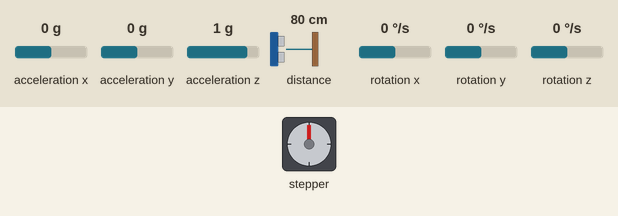
Bench run of a sketch on a simulated Arduino Uno, built with avr-gcc and run on an emulated ATmega328P. Shown: stepper motor. The inputs (shaded band) are chosen by the test bench; at power-on: acceleration y 0 g, acceleration x 0 g, acceleration z 1 g, distance to the obstacle 80 cm, rotation x 0 °/s, rotation y 0 °/s, rotation z 0 °/s. Stepper angles assume 200 steps per turn; what the sketch prints to the serial monitor is not drawn.

Above: at 1.2 s.
1.3 s: acceleration y set to -1.4 g
At 3.7 s:
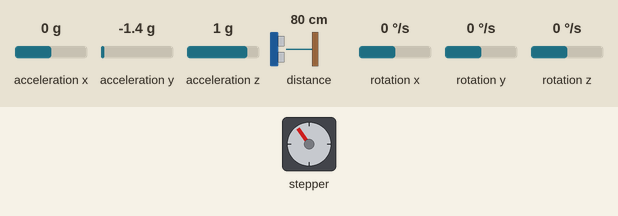
4.3 s: acceleration y set to 1.4 g
At 5.03 s:
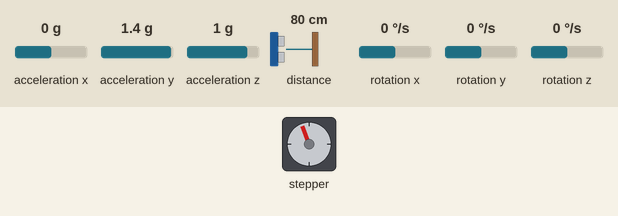
At 6.58 s:
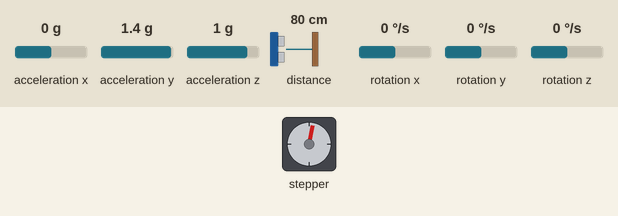
7.3 s: acceleration x set to -1.4 g
10.3 s: acceleration z set to -1.4 g
13.3 s: distance to the obstacle set to 2 cm
14.9 s: acceleration x set to -0.8 g
At 17.2 s:
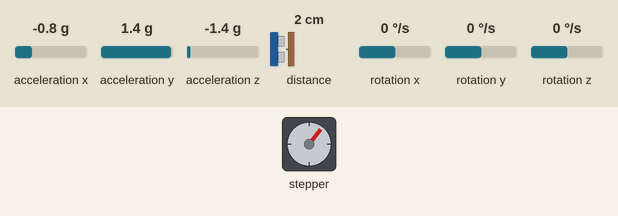
Timing chart, 0 to 18.7 s (numbered marks = the images above; inputs shaded):
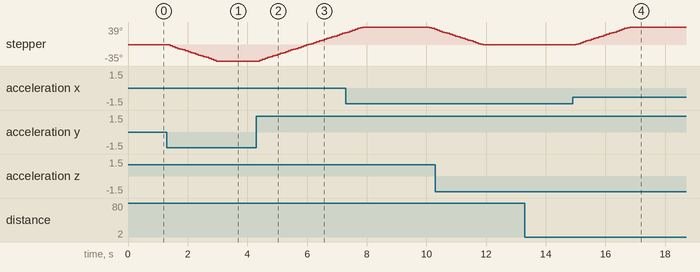

The sketch:

head_control.ino
```cpp
#include <Wire.h>
#include <Adafruit_VL53L0X.h>
#include <AccelStepper.h>
#include <MPU6050.h>

#define ENABLE_TEXT_DEBUG true
#define DEBUG_INTERVAL 200  // ms

#define STEP_PIN 13
#define DIR_PIN  12

#define PREAMBLE  0xAA
#define POSTAMBLE 0x55

#define MAX_PITCH  40.0
#define MIN_PITCH -35.0

#define SERIAL_TIMEOUT 10000  // ms before returning to 0 pitch

// ----- Objects -----
Adafruit_VL53L0X lox = Adafruit_VL53L0X();
MPU6050 mpu;
AccelStepper stepper(AccelStepper::DRIVER, STEP_PIN, DIR_PIN);

// ----- Variables -----
float targetPitch = 0.0;
float currentPitch = 0.0;
unsigned long lastCommandTime = 0;

const float stepsPerRevolution = 200.0;  // Adjust if needed
const float stepsPerDegree = stepsPerRevolution / 360.0;
const float Kp = 1.0;  // Proportional gain (tune this)

unsigned long lastDebugPrint = 0;

// -------------------- CRC --------------------
uint8_t computeCRC(uint8_t *data, uint8_t length) {
  uint8_t crc = 0;
  for (int i = 0; i < length; i++) {
    crc ^= data[i];
  }
  return crc;
}

// --------------------Debug Human Readable ----------
void sendDebugText(float pitch, float distance) {
  if (!ENABLE_TEXT_DEBUG) return;

  if (millis() - lastDebugPrint >= DEBUG_INTERVAL) {
    lastDebugPrint = millis();

    Serial.print("DBG: Pitch=");
    Serial.print(pitch, 3);
    Serial.print(" deg | Distance=");
    Serial.print(distance, 1);
    Serial.println(" mm");
  }
}

// -------------------- MPU Pitch --------------------
float getPitch() {
  int16_t ax, ay, az;
  mpu.getAcceleration(&ax, &ay, &az);

  float accelX = ax / 16384.0;
  float accelY = ay / 16384.0;
  float accelZ = az / 16384.0;

  float pitch = atan2(accelY, sqrt(accelX * accelX + accelZ * accelZ)) * 180.0 / PI;
  return pitch;
}


// -------------------- Setup --------------------
void setup() {
  Serial.begin(115200);
  Wire.begin();

  // MPU6050
  mpu.initialize();
  if (!mpu.testConnection()) {
    Serial.println("MPU6050 not connected!");
    while (1);
  }

  // VL53L0X
  if (!lox.begin()) {
    Serial.println("VL53L0X not found!");
    while (1);
  }

  // Stepper
  stepper.setMaxSpeed(1000);
  stepper.setAcceleration(1000);

  lastCommandTime = millis();
}


// -------------------- Read Serial Command --------------------
void readSerialCommand() {
  if (Serial.available() >= 7) {
    if (Serial.read() == PREAMBLE) {

      uint8_t buffer[4];
      for (int i = 0; i < 4; i++) {
        buffer[i] = Serial.read();
      }

      uint8_t receivedCRC = Serial.read();
      uint8_t post = Serial.read();

      if (post != POSTAMBLE) return;

      if (computeCRC(buffer, 4) == receivedCRC) {
        float incomingPitch;
        memcpy(&targetPitch, buffer, 4);

        // Clamp to allowed range
        if (incomingPitch > MAX_PITCH) incomingPitch = MAX_PITCH;
        if (incomingPitch < MIN_PITCH) incomingPitch = MIN_PITCH;

        lastCommandTime = millis();
      }
    }
  }
}


// -------------------- Send Telemetry --------------------
void sendTelemetry(float pitch, float distance) {
  uint8_t payload[8];
  memcpy(payload, &pitch, 4);
  memcpy(payload + 4, &distance, 4);

  uint8_t crc = computeCRC(payload, 8);

  Serial.write(PREAMBLE);
  Serial.write(payload, 8);
  Serial.write(crc);
  Serial.write(POSTAMBLE);
}

// -------------------- Control Loop --------------------
void loop() {

  readSerialCommand();

  // Timeout → return to 0 pitch
  if (millis() - lastCommandTime > SERIAL_TIMEOUT) {
    targetPitch = 0.0;
  }

  // Read sensors
  currentPitch = getPitch();

  // HARD SAFETY: Prevent movement beyond physical limits
  if (currentPitch > MAX_PITCH) {
    targetPitch = MAX_PITCH;
  }
  if (currentPitch < MIN_PITCH) {
    targetPitch = MIN_PITCH;
  }

  VL53L0X_RangingMeasurementData_t measure;
  lox.rangingTest(&measure, false);
  float distance = measure.RangeMilliMeter;

  // ----- Control -----
  long targetPosition = targetPitch * stepsPerDegree;
  stepper.moveTo(targetPosition);
  stepper.run();

  // Send telemetry
  sendTelemetry(currentPitch, distance);
  sendDebugText(currentPitch, distance);


  delay(50);
}
```

Measured:
- after the input at 1.3 s, stepper: turns 35° counter-clockwise in 1.6 s, starting after 0.11 s
- after the input at 4.3 s, stepper: keeps turning clockwise at about 22°/s, starting after 0.12 s
- after the input at 13.3 s, every drawn part: stays the same
- after the input at 14.9 s, stepper: turns 39° clockwise in 1.8 s, starting after 0.10 s
